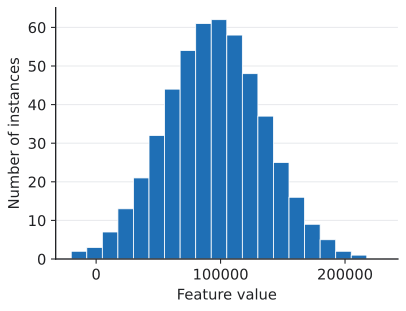

Write the Python code that produced this figure.
"""Histogram of a roughly bell-shaped feature between 0 and 200,000 (redrawn from Google MLCC)."""

import matplotlib.pyplot as plt
import numpy as np

from mlrecall.figstyle import BLUE, histogram_from_density, save

edges = np.arange(-20_000, 240_001, 12_500)
fig, ax = plt.subplots(figsize=(4.6, 3.4))
histogram_from_density(ax, edges, lambda c: np.exp(-0.5 * ((c - 95_000) / 40_000) ** 2), 500, BLUE)
ax.set(xlabel="Feature value", ylabel="Number of instances", xticks=[0, 100_000, 200_000])
ax.ticklabel_format(axis="x", style="plain")
save(fig, __file__)
